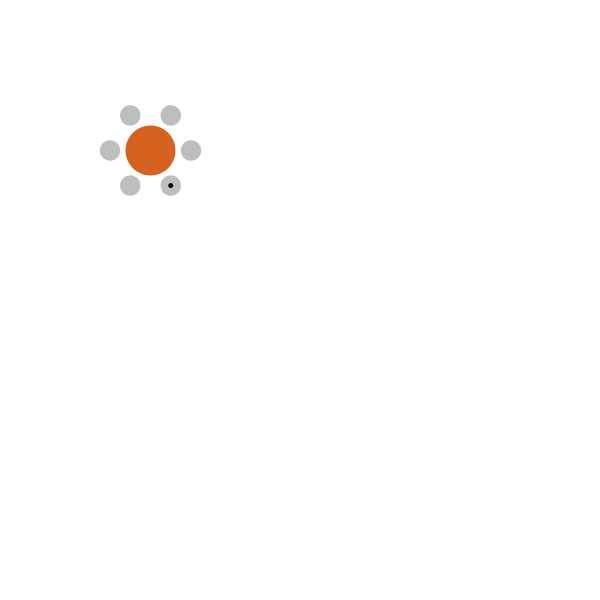
Frame 1 (no input)
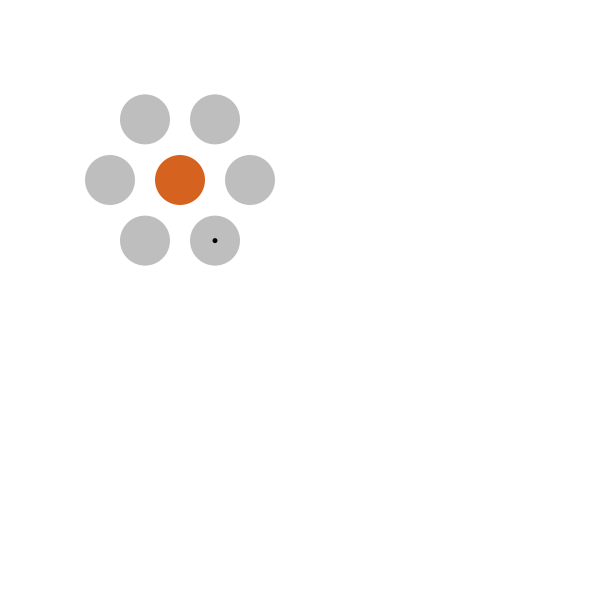
Frame 60 (the mouse pressed at the canvas centre just before this capture)
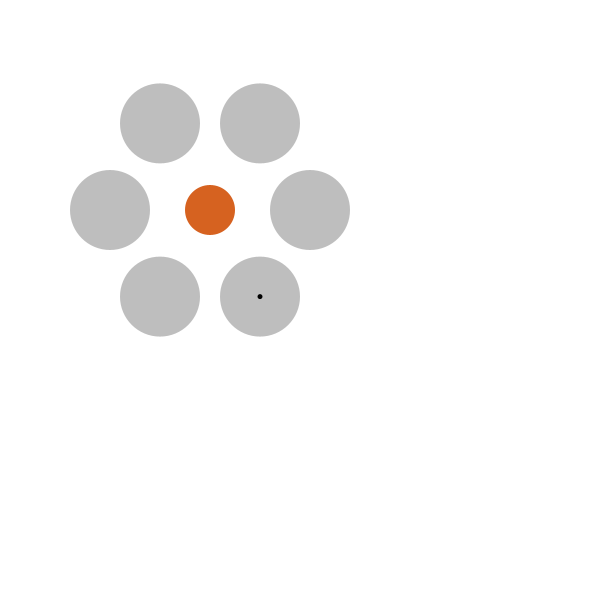
Frame 120 (the mouse held since frame 60 and released just before this capture)

The Processing sketch that drew these frames (run headless with seeded random() and noise(); from frame 60 on, the mouse is pressed at the canvas centre):

// Processing sketch: DynamicEbbinghaus
// ── DynamicEbbinghaus.pde
boolean active = true;

void setup() {
  size(600, 600);
  background(255, 255, 255);
}
float x = 150, y = 150, dist = 30, grayR = 20;
int currentDirection = 0;
final int endX = 300, initX = 150;
void draw() {
  background(255);
  if (!active) {
    pushStyle(); // lines to turn off the illusion.
    stroke(13, 30, 188);
    line(35, 0, 635, 600);
    line(-35, 0, 565, 600);
    popStyle();
  }
  moveEbbinghaus();
  dynamicEbbinghaus(x, y, dist, grayR);
}

final float delta[] = {0.5, -0.5};
void moveInDir(int dir) {
  x += delta[dir];
  y += delta[dir];
  dist += delta[dir] * 2;
  grayR += delta[dir];
}

void moveEbbinghaus() {
  if (x == endX) {
    currentDirection = 1;
  } 
  if (x == initX) {
    currentDirection = 0;
  }
  moveInDir(currentDirection);
}


// Turn off illusion by clicking on it.
void mouseClicked() {
  active = !active;
}

// Draw the Ebbinghaus illusion. The input parameters are the current coordinates of
// the circle, the distance to the circumference and the radius of the gray circles.
void dynamicEbbinghaus(float x1, float y1, float distance, float grayRadius) {
  noStroke();
  pushStyle(); // orange circle
  fill(214, 98, 32); 
  int orangeRadius = 50;
  ellipse(x1, y1, orangeRadius, orangeRadius);
  popStyle();
  pushStyle(); // gray circles
  fill(190);
  paintCircles(x1, y1, distance + orangeRadius, 6, grayRadius);
  paintReferenceCircle(x1, y1, distance + orangeRadius, 6);
  popStyle();
}

// This function paints n circles of radius r2 separated equally 
// throughout a given circumference.
void paintCircles(float x, float y, float r, int n, float r2) {
  for (int i = 0; i < n; i++) {
    float xi = r/2 * cos(i*2*PI/n);
    float yi = r/2 * sin(i*2*PI/n);
    ellipse(x + xi, y + yi, r2, r2);
  }
}

// This function paints the reference dot to increase the effect of the dynamic Ebbinghaus illusion.
void paintReferenceCircle(float x, float y, float r, int n) {
    float xi = r/2 * cos(2*PI/n);
    float yi = r/2 * sin(2*PI/n);
    pushStyle();
    fill(0);
    ellipse(x + xi, y + yi, 5, 5);
    popStyle();
}
